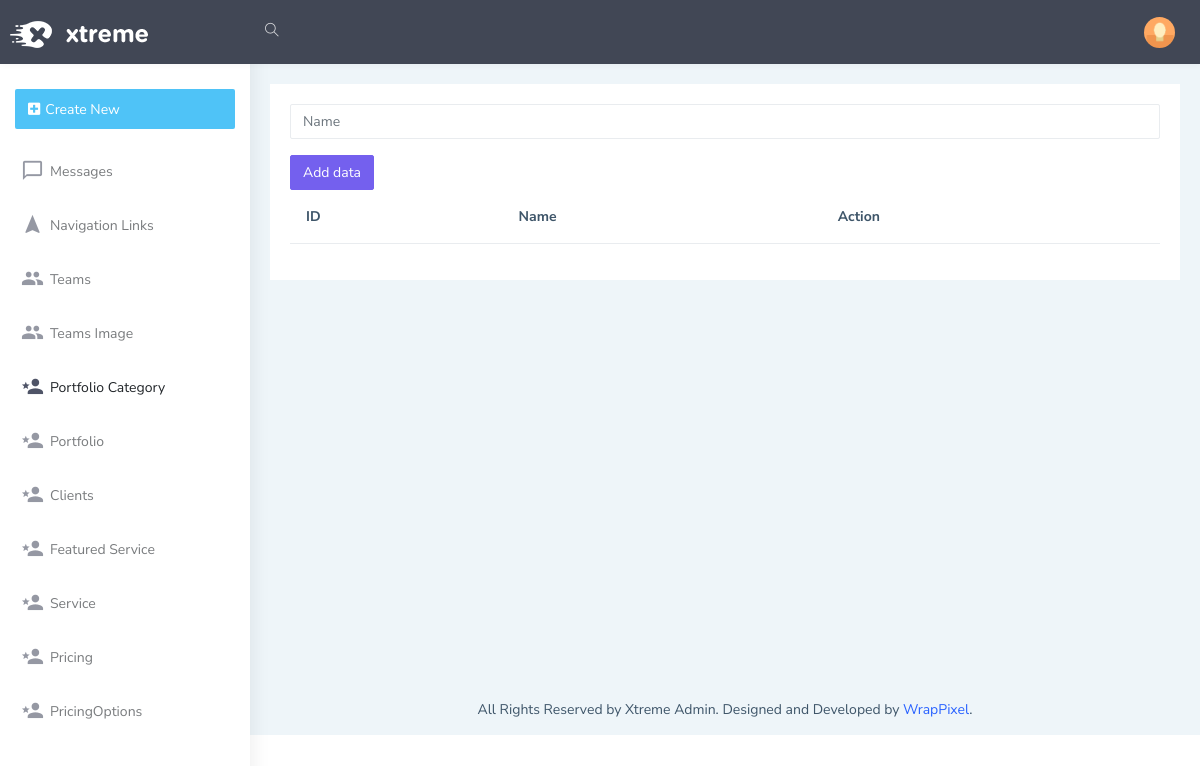
The app's page /admin/portfoliocategory, older data.
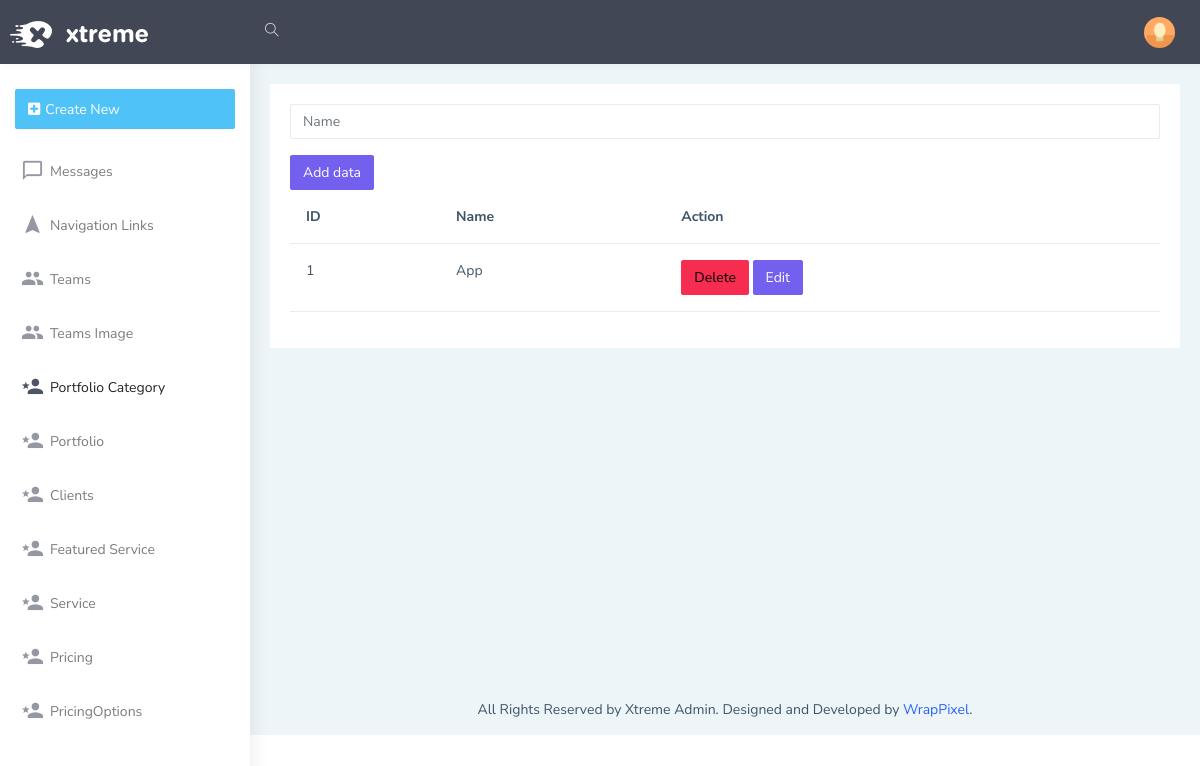
The same page, newer data.
### models.py (models this page shows)
class PortfolioCategory(db.Model):
    Id=db.Column(db.Integer,primary_key=True,autoincrement=True)
    name=db.Column(db.String(50))
    portfolios=db.relationship('Portfolio', backref='portfolio_category', lazy=True)

### admin/routes.py (the view)
@admin_bp.route('/portfoliocategory', methods=['GET','POST'])
def portfoliocategory():
    portfoliocategoryform=PortfolioCategoryForm()
    categories=PortfolioCategory.query.all()
    return render_template('admin/portfolio/PortfolioCategory.html',portfoliocategoryform=portfoliocategoryform,categories=categories)

### admin/forms.py
class PortfolioCategoryForm(FlaskForm):
    name=StringField('name')
    submit=SubmitField('Add data')

### admin/templates/admin/portfolio/PortfolioCategory.html
{% extends 'admin/layout.html' %}
{% block body %}
<form action="/admin/portfoliocategory/add" method="POST">
    <div class="mb-3">
      {{portfoliocategoryform.name(class="form-control", id="exampleFormControlInput1", placeholder="Name")}}
    </div>
    {{portfoliocategoryform.submit(class='btn btn-primary')}}
</form>
<table class="table">
  <thead>
    <tr>
      <th scope="col">ID</th>
      <th scope="col">Name</th>
      <th scope="col">Action</th>
    </tr>
  </thead>
  <tbody>
      {% for categorie in categories %}
    <tr>
      <td>{{categorie.Id}}</td>
      <td>{{categorie.name}}</td>
      <td>
          <a href="/admin/portfoliocategory/delete/{{categorie.Id}}" class="btn btn-danger">Delete</a>
          <a href="/admin/portfoliocategory/edit/{{categorie.Id}}" class="btn btn-primary">Edit</a>
      </td>
    </tr>
    {% endfor %}
  </tbody>
</table>
{% endblock %}}

Row changes from the older to the newer data that the page shows:
added PortfolioCategory: Id "1", name "App"
